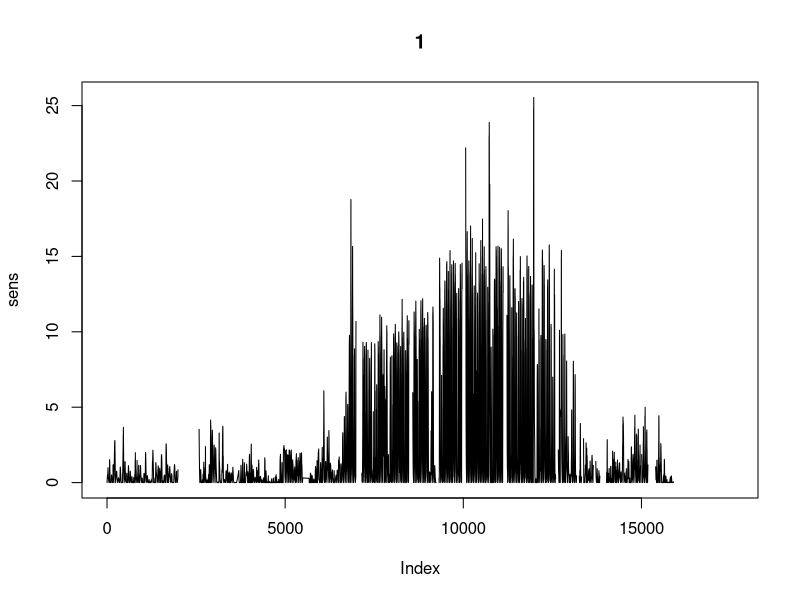
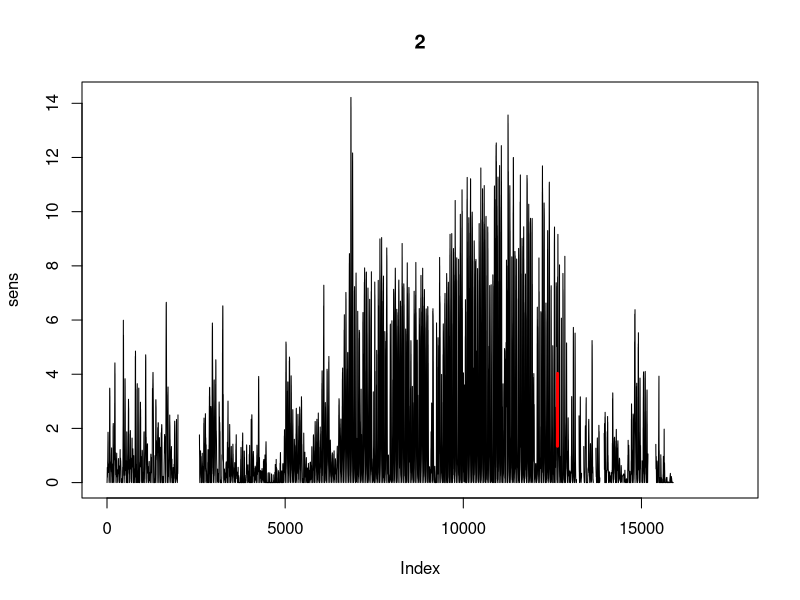
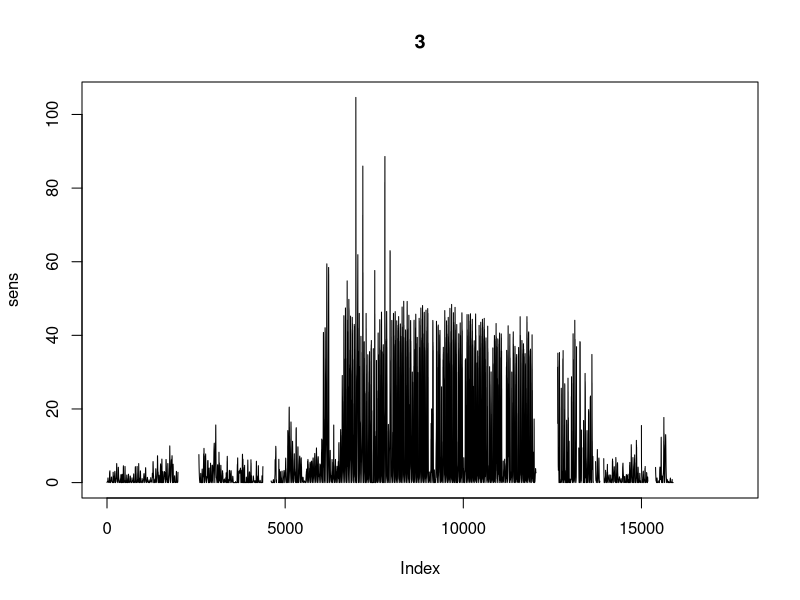
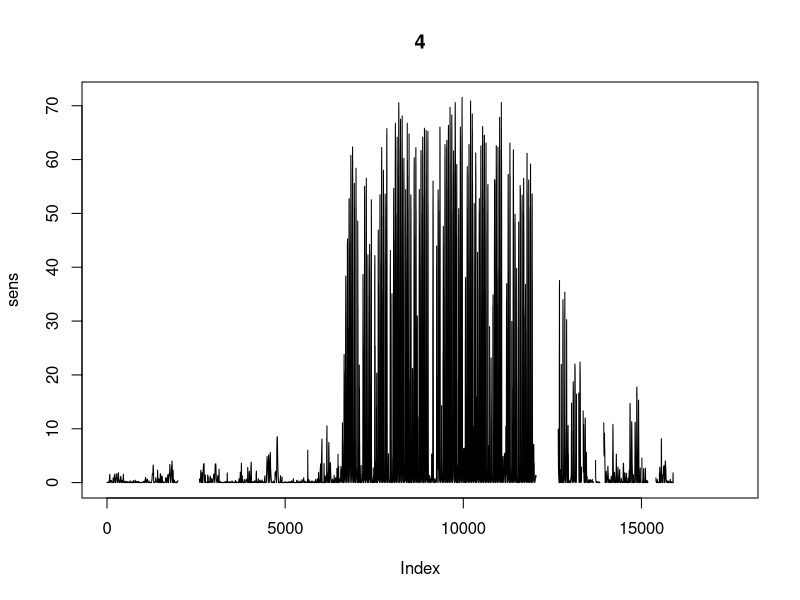
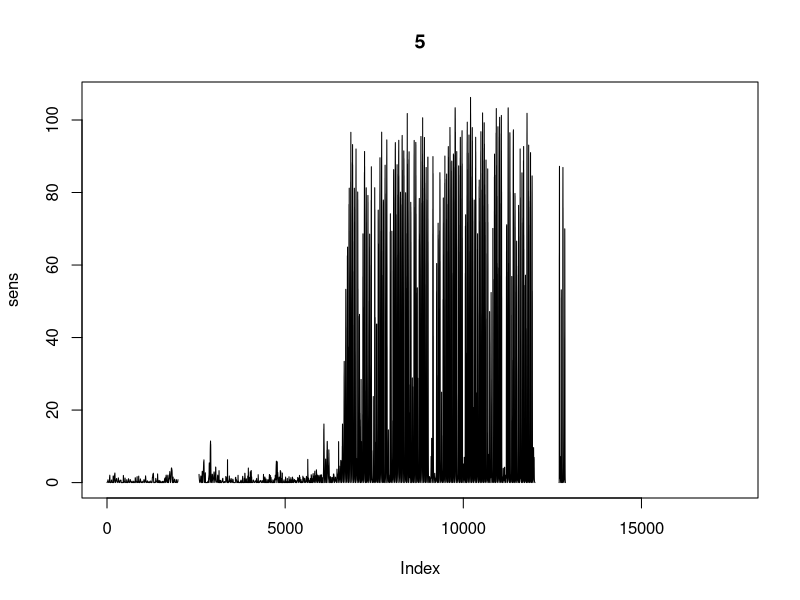
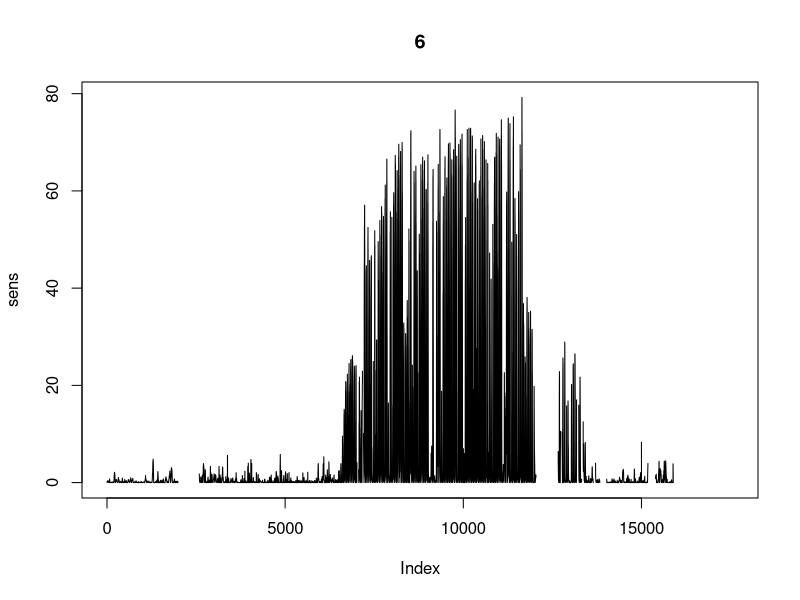
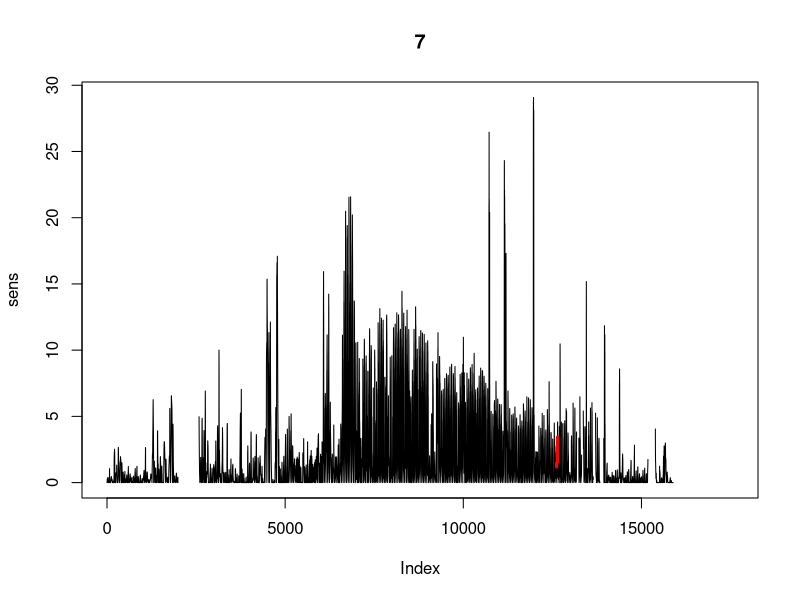
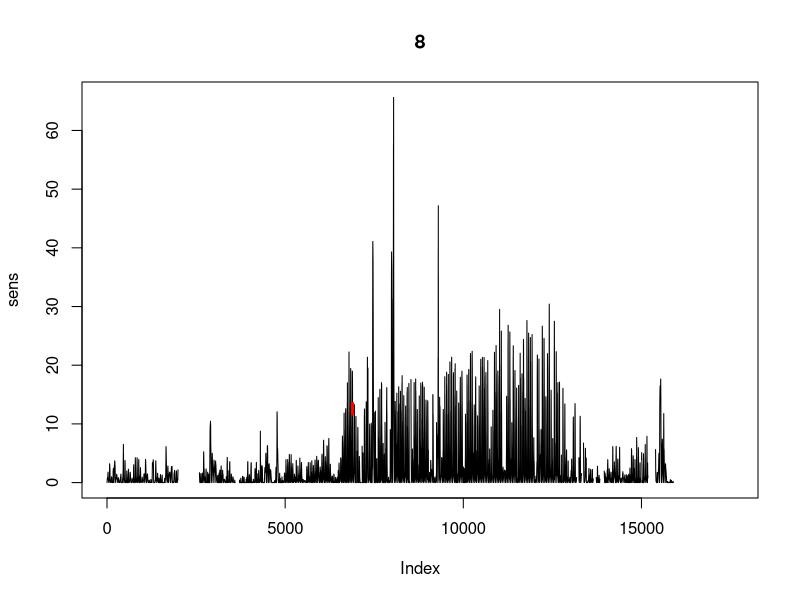

The R source for these figures, in order:
#source('SapFlow_Calc.R')
site.id<-'wcr'


wcr.raw<-read.csv("WCR_2016_SAPFLUX.csv")  #2016 data for both
syv.raw<-read.csv("SYV_2016_SAPFLUX.csv")

#Generalize by site
if(site.id=="wcr"){
  rawdata<-wcr.raw
  flux.site<-rawdata[5:18]
  nsens<-14
}else if(site.id=='syv'){
  rawdata<-syv.raw
  flux.site<-rawdata[5:24]
  nsens<-20
  flux.site$S11<-flux.site$S10
}


#STEP 1: LINEAR INTERPOLATION
flux.interp<-data.frame(matrix(data=-9999,nrow=nrow(flux.site), ncol=ncol(flux.site)))
colnames(flux.interp)<-colnames(flux.site)
flux.interp[flux.interp==-9999]<-NA
#Vars for plotting
interp.spacemap<-data.frame(matrix(data=NA,nrow=nrow(flux.site), ncol=ncol(flux.site)))
#Reusable params
gaplength<-4  #max number of consecutuve missing values to interpolate across

for(i in 1:nsens){
  sens<-flux.site[,i]  #Pull sensor to fill
  col<-rep('black', length(sens))
  gap<-which(is.na(sens))  #Where are missing data
  spaces<-rep(0,length(gap)) #Find distance between consecutive missing data
  for(x in 2:length(gap)){  #There must be a better way to do this...
    spaces[x]<-(gap[x]-gap[x-1])
  }
  start.ind<-which(spaces!=1) #Values greater than 1 indicate non-consecutive missing data, i.e. the breaks between two gaps
  starts<-gap[start.ind]
  ends<-c(gap[start.ind-1],gap[length(gap)]) #The number before the start of a new gap is the end of the previous gap
  lengths<-(ends-starts)+1 #Add one to include gap end members
  
  fills<-cbind(starts[lengths<=gaplength],ends[lengths<=gaplength], lengths[lengths<=gaplength])
  
  if(nrow(fills)>0){  #If there are fillable gaps
  for(r in 1:nrow(fills)){  #Each row is one gap; start, end, length
  interp<-approx(c(sens[fills[r,1]-1],sens[fills[r,2]+1]), n=fills[r,3]+2)$y #Approx needs end values so we need to start one before and end one after the gap 
  sens[fills[r,1]:fills[r,2]]<-interp[2:(length(interp)-1)] #This trims the end back off and fits them into the gap
  col[fills[r,1]:fills[r,2]]<-"red"  #Not sure why this isn't working
  }
  }
  
  #Diagnostic plots
  flux.interp[,i]<-sens 
  plot(sens,type='l', main=i)
  sens.space<-rep(NA, length(sens))
  sens.space[col=="red"]<-sens[col=="red"]
  lines(sens.space, col='red', lwd=3)
  
  interp.spacemap[,i]<-sens.space  #Make a lasting variable so we can look at interpolated spots later
}
rm('gap', 'spaces','start.ind','starts','ends',
     'lengths','fills','interp','sens', 'sens.space') #get rid of a bunch of extra vars



#STEP 2: GAPFILL WITH BEST FIT ONSITE SENSOR
par(mfrow=c(2,2))
par(xpd=FALSE)
bestfits<-matrix(0,4,nsens)

startdate<-100 #Timespan to use for gapfill
enddate<-300 

DAT.SITE<-flux.interp[rawdata$DOY>startdate & rawdata$DOY<enddate,]  #Use interpolated values

insite.fillmap<-data.frame(matrix(data=NA,nrow=nrow(flux.site), ncol=ncol(flux.site))) #Create to look at insite filling later

#2.1 Gather information about interpolation
for (s in 1:nsens){
  
  sens.test<-DAT.SITE[,s]
  fitvec<-rep(0,ncol(DAT.SITE)) #R2
  slopevec<-rep(0,ncol(DAT.SITE)) #Slope
  intvec<-rep(0,ncol(DAT.SITE)) #Intercept
  
  for (i in 1:(ncol(DAT.SITE))){ 
    
    resid<-sens.test-DAT.SITE[,i] #Next several lines remove crazy outliers
    th.h<-quantile(resid, 0.99, na.rm=TRUE)
    th.l<-quantile(resid, 0.01, na.rm=TRUE)
    sens.test[resid>th.h | resid < th.l]<-NaN
    
    plot(sens.test~DAT.SITE[,i], pch='.', main=paste(s,'vs', i)) #Scatterplot
    fit<-lm(sens.test~DAT.SITE[,i]) #Fit regression across sensors and store parameters
    params<-unname(fit[[1]])
    slopevec[i]<-params[2]
    intvec[i]<-params[1]
    abline(params[1], params[2], col='red')
    fitvec[i]<-summary(fit)$r.squared
    
    bf<-max(fitvec[fitvec!=1]) #Find best fit (highest R2)
    }
  
  print(paste('Best match for sensor', s, 'is sensor', which(fitvec==bf), "with r2 =", fitvec[which(fitvec==bf)]))
  bestfits[1,s]<-slopevec[which(fitvec==bf)] #Store slope, intercept, R2, and sensor ID of best fit sensor
  bestfits[2,s]<-intvec[which(fitvec==bf)]
  bestfits[3,s]<-fitvec[which(fitvec==bf)]
  bestfits[4,s]<-which(fitvec==bf)
}

rm('resid','th.h','th.l')

#2.2 Actual filling
flux.gf.dat<-matrix(NA,nrow(flux.site), nsens) #Will hold final series
flux.fills<-matrix(NA,nrow(flux.site), nsens) #Will hold just gapfilled parts, mainly for plotting

for(i in 1:nsens){
  flux.gap<-flux.interp[,i] #pull out sensor of interest
  pair.ind<-bestfits[4,i] #Which sensor is best match?
  flux.pair<-flux.interp[,pair.ind] #Pull out matching sensor
  
  flux.fill<-(flux.pair*bestfits[1,i])+bestfits[2,i] #Create full regressed timeseries
 
  flux.gf<-flux.gap
  flux.gf[is.na(flux.gap)]<-flux.fill[is.na(flux.gap)] #fill in gaps with regressed time series
  
  flux.gf.dat[,i]<-flux.gf #enter into dataframe
  
  #Diagnostic plots
  flux.fills<-rep(NA, length(flux.gap))
  flux.fills[is.na(flux.gap)]<-flux.fill[is.na(flux.gap)] #pull filled gaps for diagnostic plots
  
  insite.fillmap[,i]<-flux.fills #store filled spots for later plotting
  
  plot(flux.gap, type='l', lwd=3, main=i)
  lines(interp.spacemap[,i], col='red', lwd=3) #Interpolation fills
  lines(insite.fillmap[,i], col='green') #Insite regression fills
  
}

if(site.id=="wcr"){flux.gf.dat->wcr.gapfill}else{flux.gf.dat->syv.gapfill}

#[[[if time, against next closest sensor]]]



# #STEP 3: GAPFILL WITH SYV SENSORS
# 
# #Where are all sensors off
# none<-which((rowSums(flux.wcr.gf, na.rm=TRUE)==0))
# 
# bestfits.c<-matrix(0,4,14)
# DAT.WCR<-flux.wcr.gf
# DAT.SYV<-flux.syv
# 
# for (s in 1:14){  #Indexed for 14 WCR sensors
#   sens.test<-DAT.WCR[,s]
#   fitvec<-rep(0,ncol(DAT.WCR))
#   slopevec<-rep(0,ncol(DAT.WCR))
#   intvec<-rep(0,ncol(DAT.WCR))
#   for (i in 1:(ncol(DAT.SYV))){ #Cycle through 21 syv sensors
#     resid<-sens.test-DAT.SYV[,i]
#     th.h<-quantile(resid, 0.99, na.rm=TRUE)
#     th.l<-quantile(resid, 0.01, na.rm=TRUE)
#     sens.test[resid>th.h | resid < th.l]<-NaN
#     plot(DAT.SYV[,i],sens.test, pch='.', main=paste(s,'vs SYV', i))
#     fit<-lm(sens.test~DAT.SYV[,i])
#     params<-unname(fit[[1]])
#     slopevec[i]<-params[2]
#     intvec[i]<-params[1]
#     abline(params[1], params[2], col='red')
#     #print(paste("Sensor", i, ":", summary(fit)$r.squared))
#     fitvec[i]<-summary(fit)$r.squared
#     bf.c<-max(fitvec[fitvec!=1])
#     #print(paste('best match for sensor', s, 'is sensor', which(fitvec==bf)))
#   }
#   print(paste('Best match for sensor', s, 'is sensor SYV', 
#               which(fitvec==bf.c), "with r2 =", fitvec[which(fitvec==bf.c)]))
#   bestfits.c[1,s]<-slopevec[which(fitvec==bf.c)]
#   bestfits.c[2,s]<-intvec[which(fitvec==bf.c)]
#   bestfits.c[3,s]<-fitvec[which(fitvec==bf.c)]
#   bestfits.c[4,s]<-which(fitvec==bf.c)
# }
# 
# partners.c<-cbind(1:14, bestfits.c[4,])
# 
# flux.wcr.mass<-matrix(NA,nrow(flux.wcr.gf), 14)
# flux.wcr.mass.fills<-matrix(NA,nrow(flux.wcr.gf), 14)
# for(i in 1:14){
#   flux.gap.mass<-flux.wcr.gf[,i] #pull out sensor of interest
#   pair.ind<-bestfits.c[4,i] #Which sensor is best match?
#   flux.pair.mass<-DAT.SYV[,pair.ind] #Pull out matching sensor
#   
#   flux.gf.mass<-(flux.pair.mass*bestfits.c[1,i])+bestfits.c[2,i] #Create full regressed timeseries
#   
#   flux.gap.filled<-flux.gap.mass
#   flux.gap.filled[none]<-flux.gf.mass[none] #fill in gaps with regressed time series
#   
#   flux.wcr.mass[,i]<-flux.gap.filled #enter into dataframe
#   
#   #DIAGNOSTIC PLOTS
#   flux.fills.mass<-rep(NA, length(flux.gap))
#   flux.fills.mass[none]<-flux.gf.mass[none] #pull filled gaps for diagnostic plots
#   
#   plot(flux.gap.mass, type='l', lwd=3, main=i)
#   lines(interp.spacemap[,i], col='red')  #fill from linear interpolation
#   lines(insite.fillmap[,i], col='green') #fill from within-site regression
#   lines (flux.fills.mass, col='blue')
# }
# 
# for(m in 1:ncol(flux.wcr.mass)){
#   prct<-round(((length(which(is.na(flux.wcr.mass[,m])))/nrow(flux.wcr.mass))*100), digits=2)
#   print(paste('S',m,': ',prct,'% ','still missing', sep=''))
# }
# 
